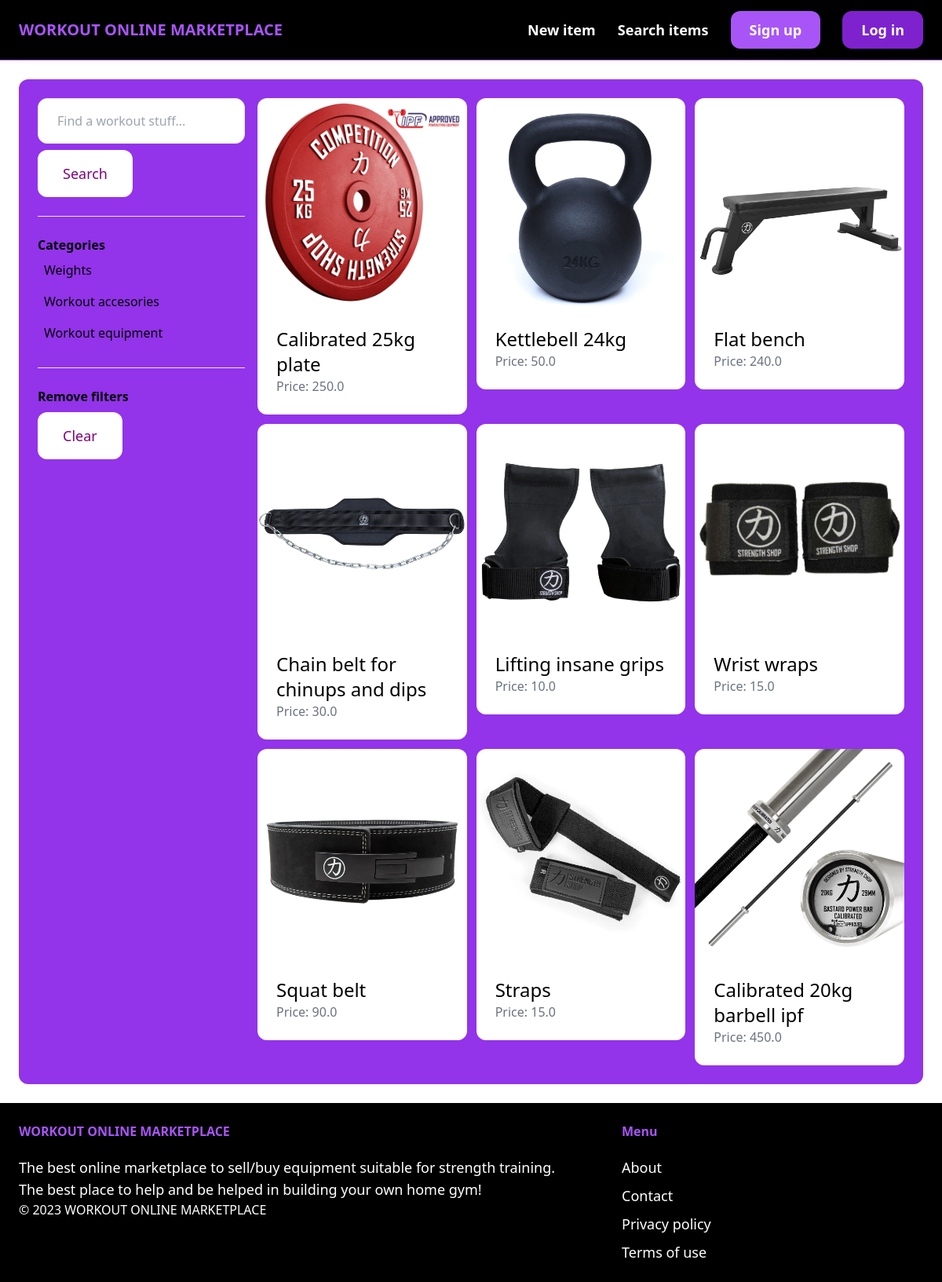
The app's page /items/ with its own data.
### item/models.py (models this page shows, shortened)
class Category(models.Model):
    name = models.CharField(max_length=255)
    class Meta:
        verbose_name_plural = "Categories"
        ordering = ['name']

class Item(models.Model):
    name = models.CharField(max_length=255)
    category = models.ForeignKey(Category, related_name='items', on_delete=models.CASCADE)
    description = models.TextField(blank=True, null=True)
    price = models.FloatField()
    image = models.ImageField(upload_to='item_images', blank=True, null=True)
    isSold = models.BooleanField(default=False)
    createdAt = models.DateTimeField(auto_now_add=True)
    createdBy = models.ForeignKey(User, related_name='items', on_delete=models.CASCADE)

### item/views.py (the view)
# urls.py: path('', views.items, name='items'),
def items(request):
    query = request.GET.get('query', '')
    categories = Category.objects.all()
    categoryId = request.GET.get('category', 0)
    items = Item.objects.filter(isSold=False)
    cart = None
    if request.user.is_authenticated:
        cart, created = Cart.objects.get_or_create(user=request.user, completed=False)
    if categoryId:
        items = items.filter(category_id=categoryId)
    if query:
        items = items.filter(Q(name__icontains=query) | Q(description__icontains=query))
    return render(request, 'item/items.html', {
        'items': items,
        'query': query,
        'categories': categories,
        'categoryId': int(categoryId),
        'cart': cart,
    })

### item/templates/item/items.html (shortened to what this page needs)
{% extends 'core/base.html' %}
{% block content %}
    <div class="p-6 grid grid-cols-4 gap-4 bg-purple-600 rounded-xl">
        <div class="col-span-1">
            <form method="get" action="{% url 'item:items' %}">
                <input name="query" class="w-full py-4 px-6 border rounded-xl" type="text" value="{{ query }}" placeholder="Find a workout stuff...">
                <button class="mt-2 px-8 py-4 text-lg bg-white text-purple-500 rounded-xl"
                     style="color:purple; background-color:white;"
                     onmouseover="this.style.backgroundColor='cyan';"
                     onmouseout="this.style.backgroundColor='white';">Search</button>
            </form>
            <hr class="my-6">
            <p class="font-semibold">Categories</p>
            <ul>
                {% for category in categories %}
                    <li class="py-2 px-2 rounded-xl{% if category.id == categoryId %} bg-gray-200 {% endif %}">
                        <a href="{% url 'item:items' %}?query={{ query }}&category={{ category.id }}">{{ category.name }}</a>
                    </li>
                {% endfor %}
            </ul>
            <hr class="my-6">
            <p class="font-semibold">Remove filters</p>
            <ul>
                <li><a href="{% url 'item:items' %}" class="mt-2 px-8 py-4 inline-block bg-white text-lg rounded-xl hover:bg-red-500" style="color: purple;">Clear</a></li>
        </div>
        <div class="col-span-3">
            <div class="grid grid-cols-3 gap-3">
                {% for item in items %}
                    <div>
                        <a href="{% url 'item:detail' item.id %}">
                            <div>
                                <img src="{{ item.image.url }}" alt="{{ item.name }}" class="rounded-t-xl">
                            </div>
                            <div class="p-6 bg-white rounded-b-xl">
                                <h2 class="text-2xl"> {{ item.name }} </h2>
                                <p class="text-gray-500"> Price: {{ item.price }} </p>
                            </div>
                        </a>
                    </div>
                {% endfor %}
            </div>
        </div>
    </div>
{% endblock %}

### records on screen
Category: name "Weights"
Category: name "Workout accesories"
Category: name "Workout equipment"
Item: image (picture), name "Calibrated 25kg plate", price "250.0"
Item: image (picture), name "Kettlebell 24kg", price "50.0"
Item: image (picture), name "Flat bench", price "240.0"
Item: image (picture), name "Chain belt for chinups and dips", price "30.0"
Item: image (picture), name "Lifting insane grips", price "10.0"
Item: image (picture), name "Wrist wraps", price "15.0"
Item: image (picture), name "Squat belt", price "90.0"
Item: image (picture), name "Straps", price "15.0"
Item: image (picture), name "Calibrated 20kg barbell ipf", price "450.0"
